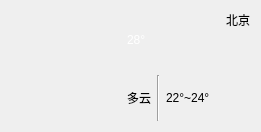
            <widget class="QWidget" name="widget_5" native="true">
             <layout class="QHBoxLayout" name="horizontalLayout_9">
              <item>
               <widget class="QLabel" name="lbIconDay">
                <property name="minimumSize">
                 <size>
                  <width>110</width>
                  <height>110</height>
                 </size>
                </property>
                <property name="maximumSize">
                 <size>
                  <width>110</width>
                  <height>110</height>
                 </size>
                </property>
                <property name="styleSheet">
                 <string notr="true">background-color: rgba(255, 255, 255, 0);</string>
                </property>
                <property name="text">
                 <string/>
                </property>
                <property name="pixmap">
                 <pixmap resource="main.qrc">:/res/type/DuoYun.png</pixmap>
                </property>
                <property name="scaledContents">
                 <bool>true</bool>
                </property>
                <property name="alignment">
                 <set>Qt::AlignCenter</set>
                </property>
               </widget>
              </item>
              <item>
               <layout class="QVBoxLayout" name="verticalLayout_8">
                <item>
                 <layout class="QHBoxLayout" name="horizontalLayout_8">
                  <item>
                   <layout class="QHBoxLayout" name="horizontalLayout_7">
                    <item>
                     <widget class="QLabel" name="lbTemp">
                      <property name="styleSheet">
                       <string notr="true">color: rgb(255, 255, 255);
font: 50pt &quot;Arial&quot;;
background-color: rgba(0, 255, 255, 0);</string>
                      </property>
                      <property name="text">
                       <string>28°</string>
                      </property>
                     </widget>
                    </item>
                    <item>
                     <spacer name="horizontalSpacer_3">
                      <property name="orientation">
                       <enum>Qt::Horizontal</enum>
                      </property>
                      <property name="sizeHint" stdset="0">
                       <size>
                        <width>40</width>
                        <height>20</height>
                       </size>
                      </property>
                     </spacer>
                    </item>
                   </layout>
                  </item>
                  <item>
                   <layout class="QVBoxLayout" name="verticalLayout_7">
                    <property name="bottomMargin">
                     <number>40</number>
                    </property>
                    <item>
                     <widget class="QLabel" name="lbCity">
                      <property name="styleSheet">
                       <string notr="true">font: 12pt &quot;Microsoft YaHei UI&quot;;
background-color: rgba(255, 255, 255,0);</string>
                      </property>
                      <property name="text">
                       <string>北京</string>
                      </property>
                      <property name="alignment">
                       <set>Qt::AlignRight|Qt::AlignTrailing|Qt::AlignVCenter</set>
                      </property>
                     </widget>
                    </item>
                   </layout>
                  </item>
                 </layout>
                </item>
                <item>
                 <layout class="QHBoxLayout" name="horizontalLayout_6">
                  <item>
                   <widget class="QLabel" name="lbTextDay">
                    <property name="styleSheet">
                     <string notr="true">background-color: rgba(255, 255, 255,0);
font: 12pt &quot;微软雅黑&quot;;</string>
                    </property>
                    <property name="text">
                     <string>多云</string>
                    </property>
                   </widget>
                  </item>
                  <item>
                   <widget class="Line" name="line">
                    <property name="orientation">
                     <enum>Qt::Vertical</enum>
                    </property>
                   </widget>
                  </item>
                  <item>
                   <widget class="QLabel" name="lblLowHighTemp">
                    <property name="styleSheet">
                     <string notr="true">background-color: rgba(255, 255, 255,0);
font: 12pt &quot;微软雅黑&quot;;</string>
                    </property>
                    <property name="text">
                     <string>22°~24°</string>
                    </property>
                   </widget>
                  </item>
                  <item>
                   <spacer name="horizontalSpacer_2">
                    <property name="orientation">
                     <enum>Qt::Horizontal</enum>
                    </property>
                    <property name="sizeHint" stdset="0">
                     <size>
                      <width>40</width>
                      <height>20</height>
                     </size>
                    </property>
                   </spacer>
                  </item>
                 </layout>
                </item>
               </layout>
              </item>
             </layout>
            </widget>
